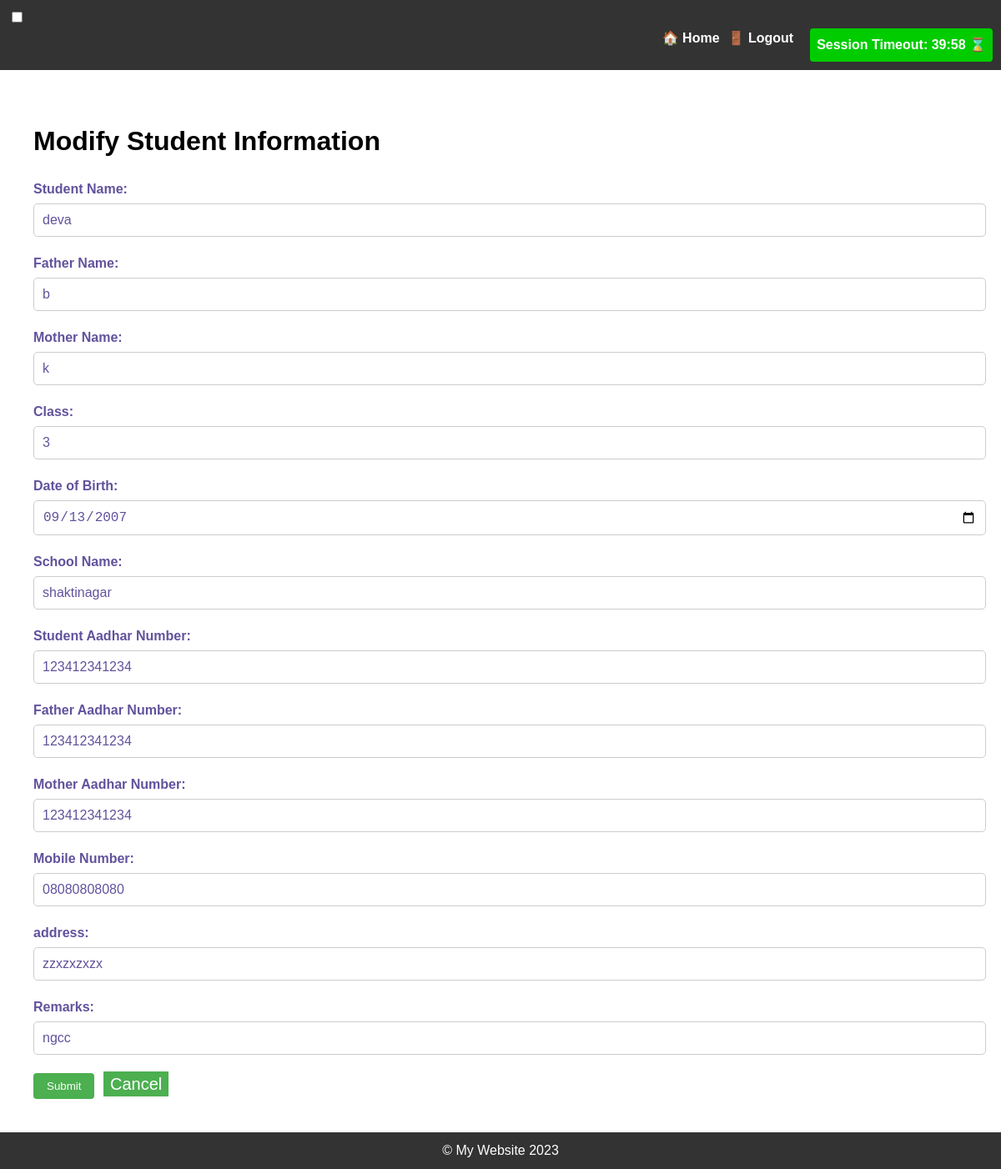
Page /modify_student/11/ on the committed database.
### studentsdataform/models.py (models this page shows, shortened)
class Student(models.Model):
    student_name = models.CharField(max_length=150)
    father_name = models.CharField(max_length=150)
    mother_name = models.CharField(max_length=150)
    student_class = models.CharField(max_length=150)
    school_name = models.CharField(max_length=150)
    student_aadhar = models.CharField(max_length=150)
    father_aadhar = models.CharField(max_length=150)
    mother_aadhar = models.CharField(max_length=150)
    mobile_number = models.CharField(max_length=150)
    dob = models.DateField(null=True, blank=True)
    age = models.IntegerField(null=True, blank=True,help_text="Do not Enter Age Field as its caluculated automatically")
    address=models.CharField(max_length=500, default='Unknown')
    remarks = models.CharField(max_length=500, blank=True, null=True, help_text="Add remarks about the student")
    image = models.ImageField(
         upload_to=student_image_path,
        blank=True,
        null=True,
        default='no_image.jpg',
        validators=[
            validate_image_extension,
            validate_image_size
        ]
    )

### studentsdataform/views.py (the view)
# urls.py: path('modify_student/<int:student_id>/', views.modify_student, name='modify_student'),
def modify_student(request, student_id):
    student = get_object_or_404(Student, id=student_id)
    if request.method == 'POST':
        form = StudentForm(request.POST, instance=student)
        if form.is_valid():
            form.save()
            return redirect('studentsdataform:student_list')
    else:
        form = StudentForm(instance=student)
    context = {'form': form, 'student': student}
    return render(request, 'modify_student.html', context)

### studentsdataform/forms.py
class StudentForm(forms.ModelForm):
    dob = forms.DateField(widget=forms.TextInput(attrs={'class': 'datepicker'}))
    student_name = forms.CharField(max_length=150)
    father_name = forms.CharField(max_length=150)
    mother_name = forms.CharField(max_length=150)
    student_class = forms.CharField(max_length=150)
    school_name = forms.CharField(max_length=150)
    student_aadhar = forms.CharField(max_length=150)
    father_aadhar = forms.CharField(max_length=150)
    mother_aadhar = forms.CharField(max_length=150)
    mobile_number = forms.CharField(max_length=150)
    address = forms.CharField(max_length=500, initial='Unknown')
    image = forms.ImageField(required=False)
    remarks = forms.CharField(widget=forms.Textarea)
    class Meta:
        model = Student
        fields = ['student_name', 'father_name', 'mother_name', 'student_class', 'school_name', 'student_aadhar', 'father_aadhar', 'mother_aadhar', 'mobile_number', 'dob', 'age', 'address', 'image', 'remarks']

### templates/modify_student.html (shortened to what this page needs)
{% extends 'base.html' %}
{% block content %}
  <div class="container mt-5">
    <h1 class="text-center mb-5">Modify Student Information</h1>
    <form method="POST" class="card p-5">
    <link rel="stylesheet" href="https://code.jquery.com/ui/1.13.0/themes/smoothness/jquery-ui.css">
      <div class="mb-3">
        <label for="student_name" class="form-label">Student Name:</label>
        <input type="text" id="student_name" name="student_name" value="{{ student.student_name }}" class="form-control">
      </div>
      <div class="mb-3">
        <label for="father_name" class="form-label">Father Name:</label>
        <input type="text" id="father_name" name="father_name" value="{{ student.father_name }}" class="form-control">
      </div>
      <div class="mb-3">
        <label for="mother_name" class="form-label">Mother Name:</label>
        <input type="text" id="mother_name" name="mother_name" value="{{ student.mother_name }}" class="form-control">
      </div>
      <div class="mb-3">
        <label for="student_class" class="form-label">Class:</label>
        <input type="text" id="student_class" name="student_class" value="{{ student.student_class }}" class="form-control">
      </div>
      <div class="mb-3">
        <label for="dob" class="form-label">Date of Birth:</label>
        <input type="date" id="dob" name="dob" value="{{ student.dob|date:'Y-m-d' }}" class="form-control">
      </div>
      <div class="mb-3">
        <label for="school_name" class="form-label">School Name:</label>
        <input type="text" id="school_name" name="school_name" value="{{ student.school_name }}" class="form-control">
      </div>
      <div class="mb-3">
        <label for="student_aadhar" class="form-label">Student Aadhar Number:</label>
        <input type="text" id="student_aadhar" name="student_aadhar" value="{{ student.student_aadhar }}" class="form-control">
      </div>
      <div class="mb-3">
        <label for="father_aadhar" class="form-label">Father Aadhar Number:</label>
        <input type="text" id="father_aadhar" name="father_aadhar" value="{{ student.father_aadhar }}" class="form-control">
      </div>
      <div class="mb-3">
        <label for="mother_aadhar" class="form-label">Mother Aadhar Number:</label>
        <input type="text" id="mother_aadhar" name="mother_aadhar"  value="{{ student.mother_aadhar }}" class="form-control">
      </div>
      <div class="mb-3">
        <label for="mobile_number" class="form-label">Mobile Number:</label>
        <input type="text" id="mobile_number"  name="mobile_number" value="{{ student.mobile_number  }}" class="form-control">
      </div>
      <div class="mb-3">
        <label for="address" class="form-label">address:</label>
        <input type="text" id="address"  name="address" value="{{ student.address  }}" class="form-control">
      </div>
      <div class="mb-3">
        <label for="remarks" class="form-label">Remarks:</label>
        <input type="text" id="remarks"  name="remarks" value="{{ student.remarks  }}" class="form-control">
      </div>
      <div class="d-grid gap-2">
        <button type="submit" class="btn btn-primary btn-lg mt-3">Submit</button>
        <a href="{% url 'studentsdataform:student_list' %}" style="text-decoration: none; color: white; background-color: #4CAF50; padding: 4px 8px; font-size: 20px; margin-left: 6px;">Cancel</a>
      </div>
    </form>
  {% endblock %}

### templates/base.html (style rules this page uses)
body { font-family: Arial, Helvetica, sans-serif; font-size: 16px; line-height: 1.5; margin: 0; padding: 0; }
.container { padding: 20px; }
input[type="text"] { padding: 8px; border: 1px solid #ccc; border-radius: 4px; margin-right: 10px; }
button[type="submit"] { background-color: #4CAF50; color: white; padding: 8px 16px; border: none; border-radius: 4px; cursor: pointer; }

### templates/modify_student.html (style rules this page uses)
label { display: block; margin-bottom: 5px; font-weight: bold; font-size: 16px; color: #62529c; }
input[type=text], input[type=number], input[type=date] { width: 100%; padding: 10px; border-radius: 5px; border: 1px solid #ccc; margin-bottom: 20px; font-size: 16px; color: #62529c; }

### rows in the picture
Student: student_name "deva", father_name "b", mother_name "k", student_class "3", dob "09/13/2007", school_name "shaktinagar", student_aadhar "123412341234", father_aadhar "123412341234", mother_aadhar "123412341234", mobile_number "08080808080", address "zzxzxzxzx", remarks "ngcc"
